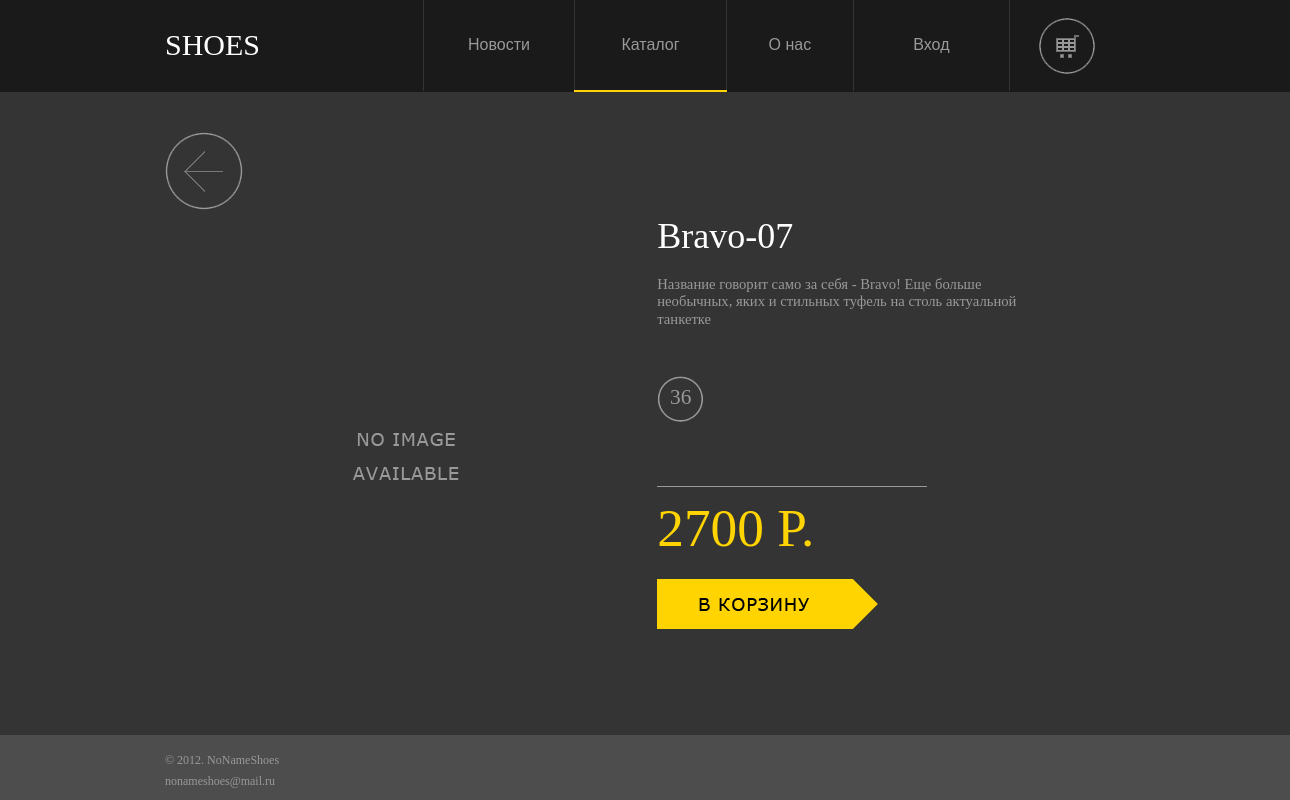
/index.php/items/item/1, run on an earlier commit of the app's database.
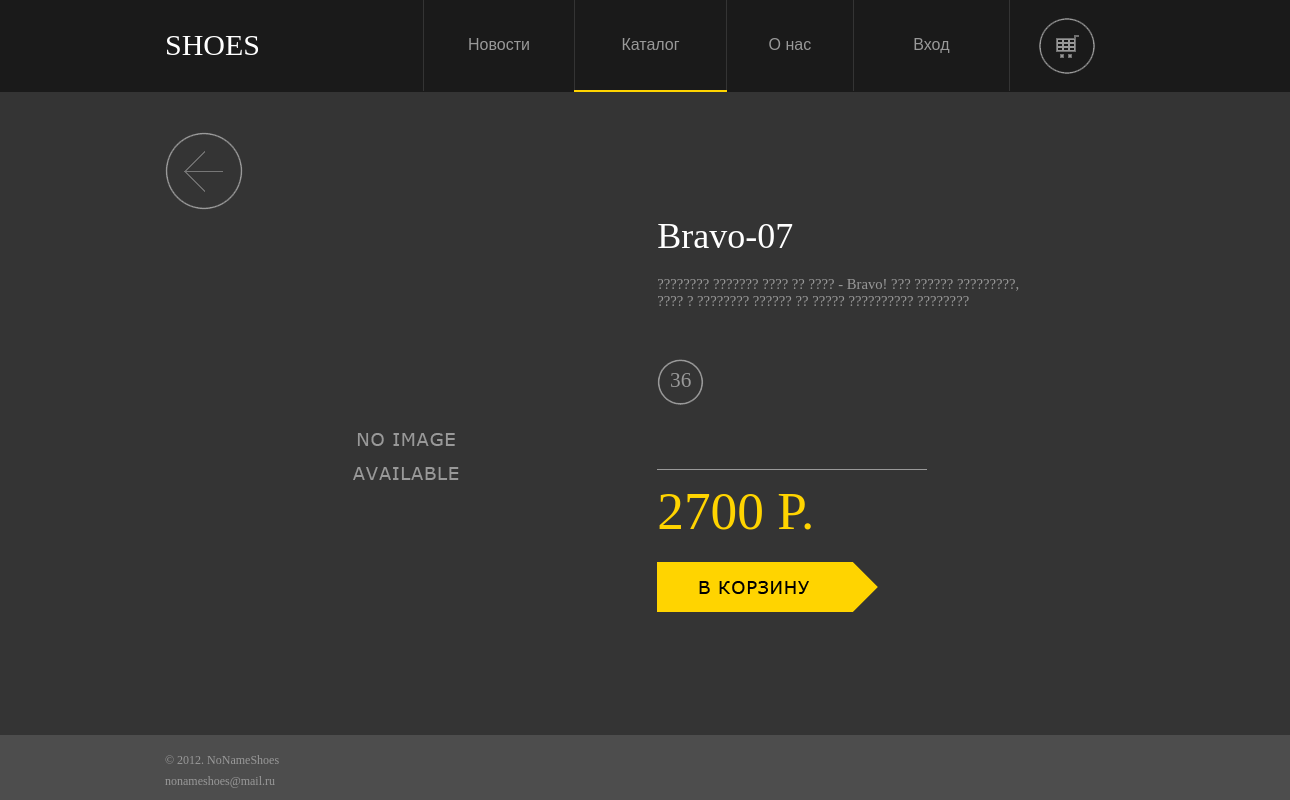
And on a later commit of the database.
### tables this page shows
CREATE TABLE `products` (
  `id` int(11) unsigned NOT NULL AUTO_INCREMENT,
  `name` varchar(255) NOT NULL DEFAULT '',
  `image_url` varchar(255) DEFAULT NULL,
  `price` double NOT NULL,
  `category` int(11) NOT NULL,
  `description` text,
  PRIMARY KEY (`id`)
);

CREATE TABLE `sizes` (
  `id` int(11) unsigned NOT NULL AUTO_INCREMENT,
  `value` int(11) NOT NULL,
  PRIMARY KEY (`id`)
);

### application/controllers/items.php (called while the page is built, shortened)
<?php
include_once "business_logic/productsStuff.php";
class Items extends CI_Controller {
    public function item($id)
	{
            $data['activeLink']=2;
            $this->load->view('main_top', $data);
            $data['id']=$id;
            $this->load->view('one_item',$data);
            $this->load->view('main_footer');
       	}
}
?>

### index.php (called while the page is built, shortened)
<?php
require_once BASEPATH.'core/CodeIgniter.php';

### application/controllers/business_logic/productsStuff.php (called while the page is built, shortened)
<?php
include_once "productInfo.php";
class ProductsStuff {
    public function getProductById($id){
        $query = "SELECT p.id as pid, p.name, p.description, p.image_url,
            p.price, c.id as cid, c.name as cat_name, s.id as sid, s.value as size
            FROM products p, categories c, sizes s, products_sizes ps
            WHERE p.id = ps.pid AND s.id = ps.sid AND p.category = c.id AND p.id=$id";
        $result = mysql_query($query);
         while ($row = mysql_fetch_array($result)) {
            if (isset($product)==false) {
                $product = new ProductInfo();
                $product->id = $row["pid"];
                $product->name = $row["name"];
                $product->description = $row["description"];
                $product->setImageUrl($row["image_url"]);
                $product->price = $row["price"];
                $category = new ProductCategory();
                $category->id = $row["cid"];
                $category->name = $row["cat_name"];
                $product->category = $category;
            }
            $size = new ProductSize();
            $size->id = $row["sid"];
            $size->value = $row["size"];
            $product->sizes[$size->id] = $size;
         }
         return $product;
    }
}
?>

### application/controllers/business_logic/productInfo.php (called while the page is built, shortened)
<?php
class ProductInfo {
    private $imageUrl;
    public function setImageUrl($value) {
        $this->imageUrl = $value;
    }
    public function getImageUrl() {
       return base_url()."images/items/".$this->imageUrl;
   }
}
?>

### application/views/one_item.php (the view, shortened to what this page needs)
<link rel='stylesheet' href='/style/tovar_style.css' type='text/css' media='screen, projection' />
<div id="content">
    <div id="back_arrow"><a href="javascript:javascript:history.go(-1)"><img src="<?=base_url()?>images/back_arrow.png" width="78" height="78" /></a></div>
    <table><tr>
    	<td class="arrow">
            <?php
                $productsStuff = new ProductsStuff();
                $product=$productsStuff->getProductById($id);
            ?>
        </td>
        <td id="shoes">
            <?php if (@fopen($product->getImageUrl(),'r'))
                    echo "<img src='".$product->getImageUrl()."' />";
                else echo "<img src='/images/no_image.png' />";?>
             </td>
        <td id="shoe-info">
        	<h1> <?php echo $product->name; ?></h1>
            <p> <?php echo $product->description; ?> </p>
            <form name="itemInfo" method="post">
                <?php
                    $curSizes = $product->sizes;
                    foreach ($curSizes as $key=>$value)
                    {
                        $current=(string)$curSizes[$key]->value;
                        echo "<a href='#'><div class='av_size' onClick='clickSize(".chr(34).$current.chr(34).")' id=".chr(34).$current.chr(34).">".$current."</div></a>";
                    }
                ?>
                 <div id="tovar_line"></div>
                 <div id="price"> <?php echo ($product->price)." P."; ?></div>
                 <div id="to_bas"><a href="javascript:void(0);"><img onClick="itemInfo.submit();" src="<?=base_url()?>images/to_basket.png" /></a></div>
            </form>
        </td>
    </tr>
    </table>
</div>

### application/views/main_top.php (shortened to what this page needs)
<!DOCTYPE html>
<html xmlns="http://www.w3.org/1999/xhtml">
<head>
	<?php
            echo "<link rel='stylesheet' href='".base_url()."style/style.css' type='text/css' media='screen, projection' />";
        ?>
</head>
<body>
<header id="header">
	<table id="head">
    	<tr>
        	<td id="logo"><a href= "/index.php"> SHOES</a></td>
            <td class="nav-link" width="150px" <?php if ($activeLink == 1) echo "id='ac_link'"; ?> ><a href="/index.php/news/">Новости</a></td>
            <td class="nav-link" width="150px" <?php if ($activeLink==2) echo "id='ac_link'"; ?> ><a href="/index.php/items/">Каталог</a></td>
            <td class="nav-link" width="126px" <?php if ($activeLink==3) echo "id='ac_link'"; ?> ><a href="#">О нас</a></td>
            <td class="nav-link" width="154px" <?php if ($activeLink==4) echo "id='ac_link'"; ?> >
                <?php
                    if ((isset($_SESSION['hasLogined'])==false)||($_SESSION['hasLogined']==0))
                        echo "<a href='/index.php/users/login/'>Вход</a></td>";
                    else
                        echo "<a href='/index.php/users/unlogin/'>Выход</a></td>";
                ?>
            <?php if ($activeLink==5)
                echo "<td id='basket' width='115px' style='background-image: url(/images/basket_active.png);'>
                    <a href='/index.php/basket/'><img id='bas_pic' src= '/images/basket_hover.png' /> </a></td>";
            else
                echo "<td id='basket' width='115px'><a href='/index.php/basket/'><img id='bas_pic' src= '/images/basket_hover.png' /> </a></td>"; ?>
        </tr>
    </table>
</header>
<div id="wraper">
    <section id="middle">

### application/views/main_footer.php (shortened to what this page needs)
    </section>
</div>
<footer id="footer">
	<div id="foot_info">&copy; 2012. NoNameShoes<br>
    nonameshoes@mail.ru</div>
</footer>
</body>
</html>

### style/style.css (style rules this page uses)
* { margin: 0; padding: 0; }
html { height: 100%; }
header, nav, section, article, aside, footer { display: block; }
body { font: 12px/18px Arial, Tahoma, Verdana, sans-serif; width: 100%; min-height: 100%; height: auto !important; height: 100%; background-color: #343434; position:relative; }
p { margin: 0 0 18px }
img { border: none; }
#wraper { width: 1280px; margin: 0 auto; }
#header { height: 92px; background: #1a1a1a; width:100%; min-width: 1280px; }
#head { width: 960px; margin: 0 auto 0; height: 100%; border-collapse:collapse; }
#logo { padding-top: 5px; width:257px; }
#logo a, logo a:visited, logo a:hover { color: #fff; font-family: Verdana; font-size: 30px; text-decoration:none; font-weight:100; }
#ac_link { border-bottom: 2px solid #ffd400; }
.nav-link { border-left: 1px solid #343434; border-right: 1px solid #343434; text-align:center; }
.nav-link a, nav-link a:visited { text-align:center; text-decoration:none; color: #999999; font: 16px Arial; }
#basket { text-align: center; background-image: url(/images/basket.png); background-repeat:no-repeat; background-position:center; }
#footer { width: 100%; height: 67px; background: #4d4d4d; min-width: 1280px; position: absolute; bottom: 0; }
#foot_info { width: 960px; margin: 0 auto 0; padding-top: 15px; color: #999999; font: 12px/21px Verdana; font-weight:500; }
#middle { width: 100%; padding: 0 0 78px; height: 1%; position: relative; }
#middle:after { content: '.'; display: block; clear: both; visibility: hidden; height: 0; }

### style/tovar_style.css (style rules this page uses)
#content { width: 960px; margin: 0 auto 0; padding-top: 40px; height: auto; }
.arrow { width: 48px; vertical-align:middle; }
#shoes { width: 432px; vertical-align:middle; text-align:center; }
#shoe-info { width: 432px; padding-left: 40px; padding-right: 100px; vertical-align:top; }
#shoe-info h1 { color:#FFF; font: 36px/38px Verdana; padding-bottom: 21px; }
#shoe-info p { color: #999999; font: 11pt/13pt Verdana; padding-bottom: 30px; }
#shoe-info a, shoe-info a:hover, shoe-info a:visited, shoe-info a:active { text-decoration: none; }
.av_size { width: 47px; height: 47px; margin-right: 12px; display:inline; float:left; background-image:url(images/grey_circle.png); background-repeat:no-repeat; color: #999999; padding-top: 9px; text-align:center; font: 16pt Verdana; }
#tovar_line { height: 1px; width: 270px; background-color: #999999; display:block; position:relative; top: 110px; }
#price { color:#ffd400; font: 40pt Verdana; padding-top: 120px; padding-bottom: 20px; }
#to_bas { margin-bottom: 0px; }
#footer { width: 100%; margin: -67px auto 0; height: 67px; background: #4d4d4d; position: relative; min-width: 1280px; }

What changed in the data, as far as the page shows it:
changed products "Bravo-07": description "Название говорит само за себя - Bravo! Еще больше необычных, яких и стильных туфель на столь актуальной танкетке" → "???????? ??????? ???? ?? ???? - Bravo! ??? ?????? ?????????, ???? ? ???????? ?????? ?? ????? ?????????? ????????"
